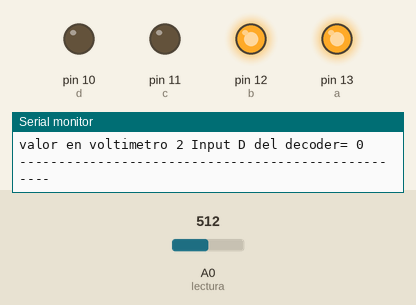
This sketch was run on a simulated Arduino Uno, built with avr-gcc and run on an emulated ATmega328P. On the bench: output pins drawn as LEDs (lit = HIGH), the last lines printed to the serial monitor. The inputs (shaded band) are chosen by the test bench; at power-on: A0 (lectura) = 512.

Above: at 3.9 s.
4.0 s: A0 (lectura) set to 427
7.7 s: A0 (lectura) set to 396
At 11.4 s:
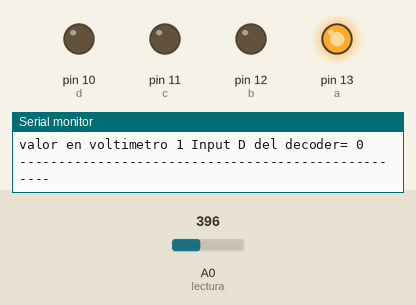
12.4 s: A0 (lectura) set to 900
At 16.0 s:
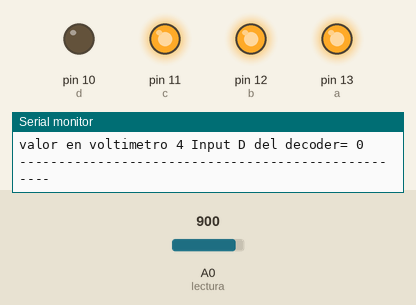
16.7 s: A0 (lectura) set to 827
20.8 s: A0 (lectura) set to 804
At 25.1 s:
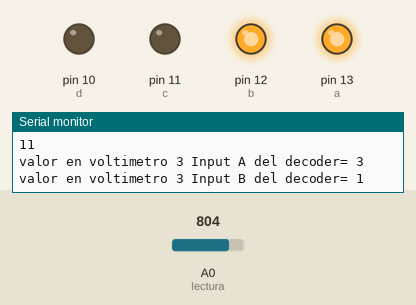
Timing chart, 0 to 26.6 s (numbered marks = the images above; inputs shaded):
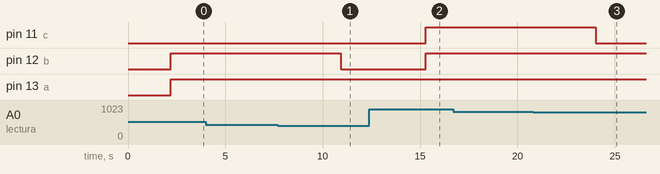

The sketch:

codigo7segmentos.ino
```cpp
#define a 13
#define b 12
#define c 11
#define d 10
//#define e 9
//#define f 8
//#define g 7

#define lectura A0


int a1=1;
int b1=2;
int c1=3;
int d1=8;

int valor=0;      //valor obtenido de la lectura
int voltaje=0;

void setup() {

  Serial.begin(9600);

  pinMode(a,OUTPUT);
  pinMode(b,OUTPUT);
  pinMode(c,OUTPUT);
  pinMode(d,OUTPUT);
  //pinMode(e,OUTPUT);
  //pinMode(f,OUTPUT);
  //pinMode(g,OUTPUT);

  pinMode(lectura,INPUT);
}

void espera()
{
  delay(1000);
}

void loop() {

  /*digitalWrite(a,HIGH);
  digitalWrite(b,LOW);
  digitalWrite(c,LOW);
  digitalWrite(d,HIGH);
  digitalWrite(e,HIGH);
  digitalWrite(f,HIGH);
  digitalWrite(g,HIGH);*/

  espera();

  valor=analogRead(lectura);// valor del ADC
   //Serial.println(valor);
   voltaje=valor*5/1024;

   Serial.println(voltaje,BIN);
  a1=(voltaje >>0)  ;
  Serial.println(String("valor en voltimetro ") + voltaje + String(" Input A del decoder= ") + a1);
  b1=(voltaje >>1)  ;
  Serial.println(String("valor en voltimetro ") + voltaje + String(" Input B del decoder= ") + b1);
  c1=(voltaje >>2)  ;
  Serial.println(String("valor en voltimetro ") + voltaje + String(" Input C del decoder= ") + c1);
  d1=(voltaje >>3)  ;
  Serial.println(String("valor en voltimetro ") + voltaje + String(" Input D del decoder= ") + d1);
  //Serial.println(voltaje);
  Serial.println("---------------------------------------------------");
  espera();
  digitalWrite(a,a1);
  digitalWrite(b,b1);
  digitalWrite(c,c1);
  digitalWrite(d,d1);

}
```

Measured:
- the behaviour switches between 410 and 409 on A0 (lectura) (found by bisection; images 0 and 1)
- the behaviour switches between 820 and 819 on A0 (lectura) (found by bisection; images 2 and 3)
- after the input at 7.7 s, pin 12 (b): HIGH → LOW after 3.2 s
- after the input at 12.4 s, pin 11 (c), pin 12 (b): LOW → HIGH after 2.9 s
- after the input at 20.8 s, pin 11 (c): HIGH → LOW after 3.2 s
